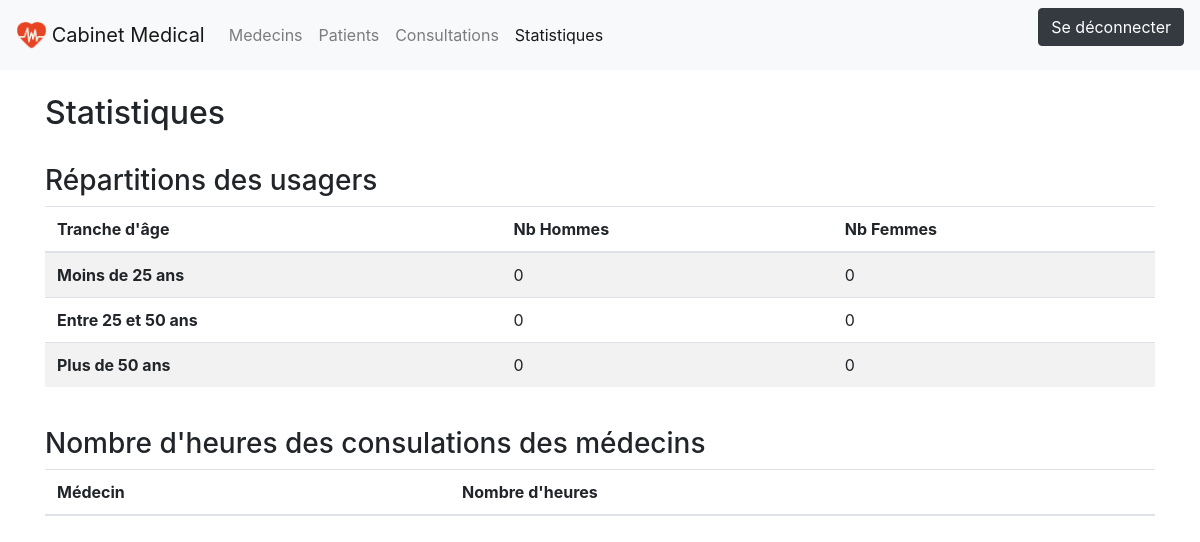
/statistiques.php, run on an earlier commit of the app's database.
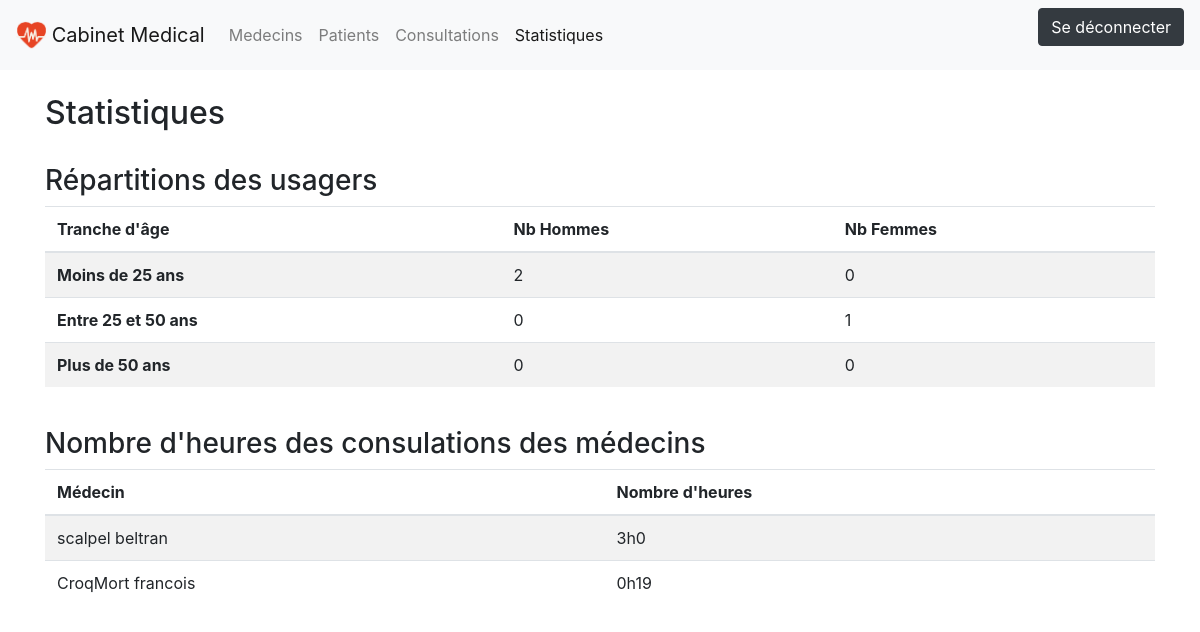
And on a later commit of the database.
### tables this page shows
CREATE TABLE IF NOT EXISTS `medecin` (
  `civilite` tinyint(1) NOT NULL,
  `nom` varchar(50) NOT NULL,
  `prenom` varchar(50) NOT NULL,
  `pkmedecin` int(11) NOT NULL AUTO_INCREMENT,
  PRIMARY KEY (`pkmedecin`)
);

### statistiques.php (the view)
<html>
    <body>
 <?php
     $linkpdo = connexionBD();
     $reqHomme = $linkpdo->prepare("  SELECT  DATE_FORMAT(datenaissance, '%d/%m/%Y') AS datenaissance  FROM patient WHERE civilite = 1 ");
     $reqHomme->execute();
     $Hm25 =0;
     $He25e50=0;
     $Hp50 = 0;
     while($d = $reqHomme->fetch()){
        if( age($d['datenaissance']) < 25){
            $Hm25 +=1;
        }elseif(age($d['datenaissance'])>=25 && age($d['datenaissance'])<=50){
            $He25e50+=1;
        }else{
            $Hp50 +=1;
        }
     }
    $reqFemme = $linkpdo->prepare("  SELECT  DATE_FORMAT(datenaissance, '%d/%m/%Y') AS datenaissance  FROM patient WHERE civilite = 0 ");
    $reqFemme->execute();
    $Fm25 =0;
    $Fe25e50=0;
    $Fp50 = 0;
    while($d = $reqFemme->fetch()){
    if( age($d['datenaissance']) < 25){
        $Fm25 +=1;
    }elseif(age($d['datenaissance'])>=25 && age($d['datenaissance'])<=50){
        $Fe25e50+=1;
    }else{
        $Fp50 +=1;
    }
    }
     function age($date){
         return (int)((time()-strtotime($date))/3600/24/365 );
     }
     function connexionBD(){
        $server = 'localhost';
        $login = 'root';
        $mdp = 'root';
        try {
            return new PDO("mysql:host=$server;dbname=cabinet", $login, $mdp);
        } catch (Exception $e) {
            die('Erreur : ' . $e->getMessage());
        }
     }
    ?>
        <header>
            <?php include('menu.php')?>
        </header>
        <div class="container">
            <br>
            <h2>Statistiques</h2>
            <br>
            <h3>Répartitions des usagers</h3>
            <table class="table table-striped">
                <thead>
                    <tr>
                        <th>Tranche d'âge</th>
                        <th>Nb Hommes</th>
                        <th>Nb Femmes</th>
                    </tr>
                </thead>
                <tbody>
                    <tr>
                        <th>Moins de 25 ans</th>
                        <td><?php echo $Hm25;?></td>
                        <td><?php echo $Fm25;?></td>
                    </tr>
                    <tr>
                        <th>Entre 25 et 50 ans</th>
                        <td><?php echo $He25e50;?></td>
                        <td><?php echo $Fe25e50;?></td>
                    </tr>
                    <tr>
                        <th>Plus de 50 ans</th>
                        <td><?php echo $Hp50;?></td>
                        <td><?php echo $Fp50;?></td>
                    </tr>
                </tbody>
            </table>
            <br>
            <h3>Nombre d'heures des consulations des médecins</h3>
            <table class="table table-striped">
                <thead>
                    <tr>
                        <th>Médecin</th>
                        <th>Nombre d'heures</th>
                    </tr>
                </thead>
                <tbody>
                    <?php
                        $reqMedecin = $linkpdo->prepare("SELECT pkmedecin, nom,prenom FROM medecin");
                        $reqMedecin->execute();
                        while($m = $reqMedecin->fetch()){
                            $reqHrdv = $linkpdo->prepare("  SELECT  sum(DATE_FORMAT(duree, '%H')) AS heure,
                                                                    sum(DATE_FORMAT(duree, '%i')) AS min
                                                            FROM rdv
                                                            WHERE fkmedecin =".$m['pkmedecin']);
                            $reqHrdv->execute();
                            while($d=$reqHrdv->fetch()){
                                if($d['heure'] != ''){
                                    $tmin = $d['heure']*60 + $d['min'];
                                    $heure = (int)($tmin/60);
                                    echo '<tr>'.
                                            '<td>'.$m['nom'].' '.$m['prenom'].'</td>'.
                                            '<td>'.$heure.'h'.($tmin - $heure*60).'</td>'.
                                        '</tr>';
                                }
                            }
                        }
                    ?>
                </tbody>
            </table>
        </div>
    </body>
</html>

### menu.php (shortened to what this page needs)
<head>
  <link rel="stylesheet" href="/bootstrap/css/bootstrap.min.css">
  <link rel="stylesheet" type="text/css" href="/css/ajout.css">
</head>
<nav class="navbar navbar-expand-lg navbar-light bg-light">
  <a class="navbar-brand" href="#">
    <img src="/img/medical.png" width="30" height="30" class="d-inline-block align-top" alt="">
    Cabinet Medical</a>
    <div class="collapse navbar-collapse" id="navbarNavAltMarkup">
      <div class="navbar-nav">
        <a class="nav-item nav-link <?php if ( (substr($_SERVER['REQUEST_URI'], 1, 7)) == "medecin" ) { echo "active";}?> " href="/medecin/affichage.php">Medecins <span class="sr-only">(current)</span></a>
        <a class="nav-item nav-link <?php if ( (substr($_SERVER['REQUEST_URI'], 1, 7)) == "patient" ) { echo "active";}?>" href="/patient/affichage.php">Patients</a>
        <a class="nav-item nav-link <?php if ( (substr($_SERVER['REQUEST_URI'], 1, 13)) == "consultations" ) { echo "active";}?>" href="/consultations/affichage.php">Consultations</a>
        <a class="nav-item nav-link <?php if ( (substr($_SERVER['REQUEST_URI'], 1, 12)) == "statistiques" ) { echo "active";}?>" href="/statistiques.php">Statistiques</a>
      </div>
      <ul class="navbar-nav ml-auto">
        <li class="nav-item">
          <form method="POST" action="../home.php">
            <button type="submit" name="deconnexion" class="btn btn-dark">Se déconnecter</button>
          </form>
        </li>
      </ul>
    </div>
  </nav>

What changed in the data, as far as the page shows it:
added medecin: nom "scalpel", prenom "beltran", heure "3", heure "0"
added medecin: nom "CroqMort", prenom "francois", heure "0", heure "19"
Also different on the page:
$Hm25: "0" → "2"
$Fe25e50: "0" → "1"
